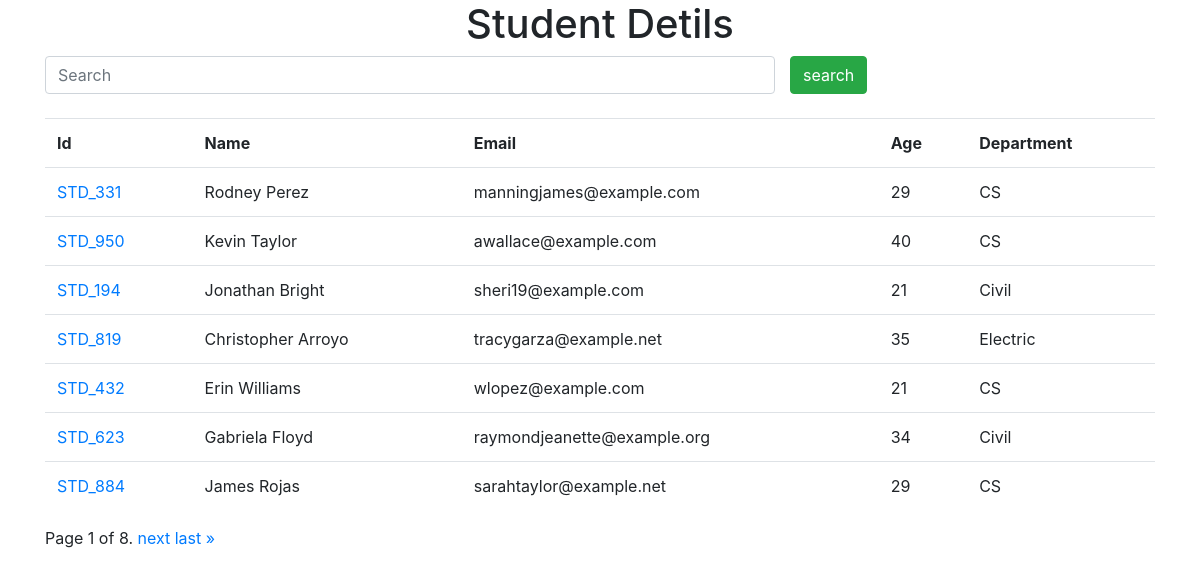
The page / on the database its author committed.
### myapp/models.py (models this page shows, shortened)
class Student(models.Model):
    department = models.ForeignKey(Department,on_delete=models.CASCADE)
    studentid = models.OneToOneField(StudentId,on_delete=models.CASCADE)
    name = models.CharField(max_length=50)
    email = models.CharField(max_length=100)
    age = models.IntegerField()

class StudentId(models.Model):
    student_id = models.CharField(max_length=50)
    def __str__(self) -> str:
        return self.student_id

class Department(models.Model):
    dept_name = models.CharField(max_length=50)
    def __str__(self) -> str:
        return self.dept_name

### myapp/views.py (the view)
# urls.py: path('',index,name="index"),
def index(request):
    studen_data = Student.objects.all()
    if request.GET.get('search'):
        s_data = request.GET.get('search')
        studen_data = Student.objects.filter(name__startswith=s_data)
    paginator = Paginator(studen_data, 7)
    page_number = request.GET.get("page")
    page_obj = paginator.get_page(page_number)
    return render(request,"index.html",{"sdata":page_obj})

### Templates/index.html (shortened to what this page needs)
<!DOCTYPE html>
<html lang="en">
<head>
  <link rel="stylesheet" href="https://cdn.jsdelivr.net/npm/bootstrap@4.4.1/dist/css/bootstrap.min.css"
 />
</head>
<body>
  <div class="container">
    <h1 align="center">Student Detils</h1>
    <form>
      <div class="row">
        <div class="col-md-8">
          <input type="text" name="search" class="form-control" placeholder="Search">
        </div>
        <input type="submit" value="search" class="btn btn-success">
      </div>
    </form>
    <br>
    <table class="table">
      <tr>
        <th>Id</th>
        <th>Name</th>
        <th>Email</th>
        <th>Age</th>
        <th>Department</th>
      </tr>
      {%for data in sdata%}
      <tr>
        <td><a href="marks/{{data.studentid}}">{{data.studentid}}</a></td>
        <td>{{data.name}}</td>
        <td>{{data.email}}</td>
        <td>{{data.age}}</td>
        <td>{{data.department}}</td>
      </tr>
      {%endfor%}
    </table>
    <div class="pagination">
      <span class="step-links">
        <span class="current">
          Page {{ sdata.number }} of {{ sdata.paginator.num_pages }}.
        </span>
        {% if sdata.has_next %}
        <a href="?page={{ sdata.next_page_number }}">next</a>
        <a href="?page={{ sdata.paginator.num_pages }}">last &raquo;</a>
        {% endif %}
      </span>
    </div>
  </div>
</body>
</html>

### rows shown on the page
Student: studentid "STD_331", name "Rodney Perez", email "manningjames@example.com", age "29", department "CS"
Student: studentid "STD_950", name "Kevin Taylor", email "awallace@example.com", age "40", department "CS"
Student: studentid "STD_194", name "Jonathan Bright", email "sheri19@example.com", age "21", department "Civil"
Student: studentid "STD_819", name "Christopher Arroyo", email "tracygarza@example.net", age "35", department "Electric"
Student: studentid "STD_432", name "Erin Williams", email "wlopez@example.com", age "21", department "CS"
Student: studentid "STD_623", name "Gabriela Floyd", email "raymondjeanette@example.org", age "34", department "Civil"
Student: studentid "STD_884", name "James Rojas", email "sarahtaylor@example.net", age "29", department "CS"

### other values the page prints
{{ sdata.number }} "1"
{{ sdata.paginator.num_pages }} "8"
